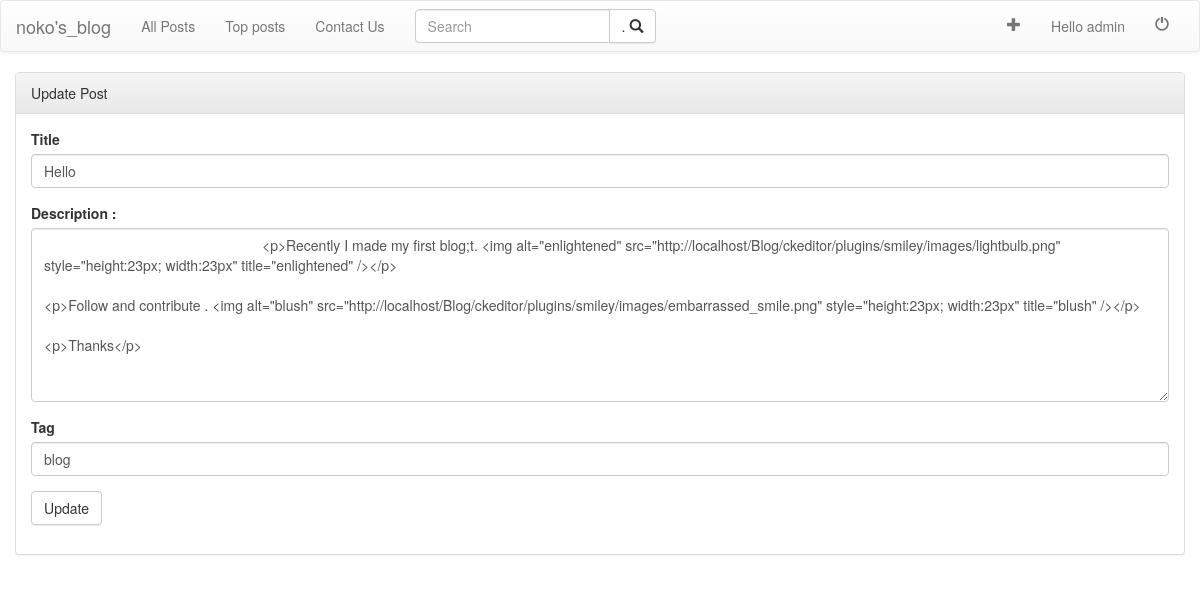
The app's page /posts/update.php?id=5 (signed in) with its own data.
### tables this page shows
CREATE TABLE IF NOT EXISTS `posts` (
  `postID` int(11) NOT NULL,
  `postTitle` varchar(200) NOT NULL,
  `postDesc` varchar(10000) NOT NULL,
  `postTime` timestamp NOT NULL DEFAULT CURRENT_TIMESTAMP ON UPDATE CURRENT_TIMESTAMP,
  `postTag` varchar(40) NOT NULL,
  `postAuthor` varchar(40) NOT NULL
);

### include/frame_update.php (the view, shortened to what this page needs)
<?php
	include("bootstrap_cdn.php");
?>
<head>
	  	<link rel="stylesheet" type="text/css" href="../css/bootstrap.min.css">
</head>
<div class="container">
	<div class="row">
	<div class="panel panel-default">
			    <div class="panel-heading">Update Post</div>
			    <div class="panel-body">
			      <form role="form" method="POST" action=<?php echo "update.php?id=".$id ; ?>>
					  <div class="form-group">
					    <label class="control-label">Title</label>
					    <input type="" class="form-control" name="postTitle" value=<?php  echo $title; ?>>
					  </div>
					  <div class="form-group">
  						<label for="Description">Description : </label>
  						<textarea class="form-control" rows="8" id="content" name="postDesc">
  							<?php  echo $desc; ?>
  						</textarea>
					  </div>
					  <div class="form-group">
					    <label class="control-label">Tag</label>
					    <input type="text" class="form-control" name="postTag" value=<?php  echo $tags; ?> >
					  </div>
				  	   <button type="submit" class="btn btn-default" name="submit">
				  	   	Update
				  	   </button>
				  </form>
			  </div>
	</div>
	</div>
</div>

### records on screen
posts: postTitle "Hello", postDesc "<p>Recently I made my first blog;t. <img alt=\"enlightened\" src=\"http://localhost/Blog/ckeditor/plugins/smiley/images/lightbulb.png\" style=\"height:23px; width:23px\" title=\"enlightened\" /></p> <p>Follow and contribute . <img alt=\"blush\" src=\"http://localhost/Blog/ckeditor/plugins/smiley/images/embarrassed_smile.png\" style=\"height:23px; width:23px\" title=\"blush\" /></p> <p>Thanks</p>", postTag "blog"

### other values on screen
$username "admin"
